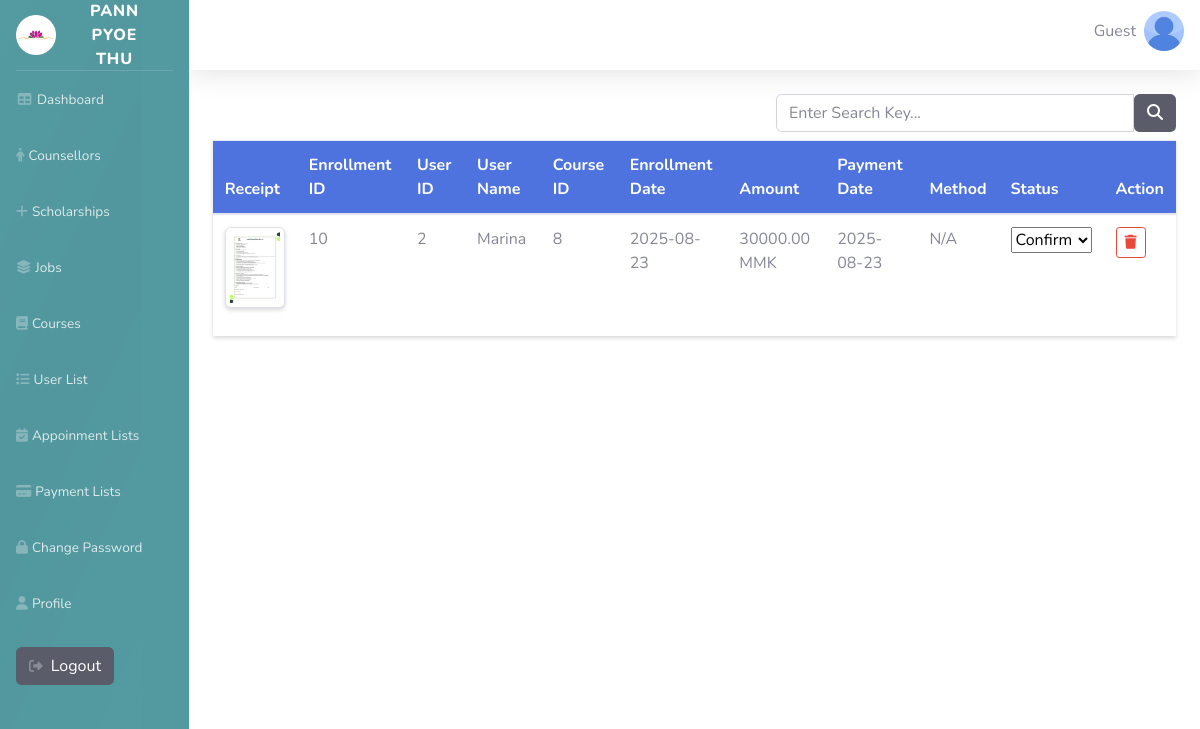
Before: /Admin/Payment/list.php with the older database file.
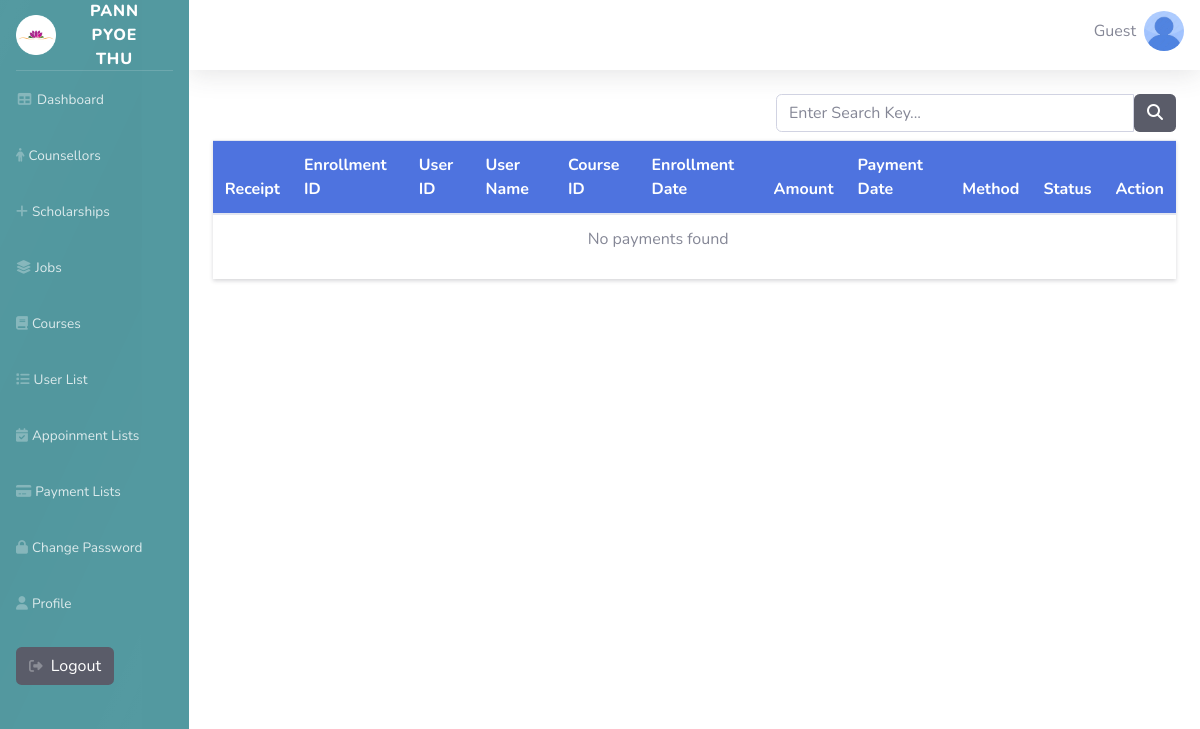
After: the same page with the newer database file.
### tables this page shows
CREATE TABLE `payment_tbl` (
  `payment_id` int(11) NOT NULL,
  `enrollment_id` int(11) NOT NULL,
  `amount` decimal(10,2) NOT NULL,
  `payment_date` date DEFAULT NULL,
  `payment_method` varchar(50) DEFAULT NULL,
  `payment_status` enum('pending','confirm','reject') NOT NULL DEFAULT 'pending',
  `payment_receipt` varchar(255) DEFAULT NULL
);

CREATE TABLE `enrollment_tbl` (
  `enrollment_id` int(11) NOT NULL,
  `user_id` int(11) NOT NULL,
  `course_id` int(11) NOT NULL,
  `enrollment_date` date NOT NULL,
  `payment_status` enum('pending','confirm','reject') NOT NULL DEFAULT 'pending'
);

CREATE TABLE `user_tbl` (
  `user_id` int(11) NOT NULL,
  `course_id` int(11) DEFAULT NULL,
  `job_id` int(11) DEFAULT NULL,
  `user_name` varchar(50) DEFAULT NULL,
  `email` varchar(30) NOT NULL,
  `password_hash` varchar(100) NOT NULL,
  `role` varchar(15) NOT NULL DEFAULT 'user',
  `phone` varchar(20) DEFAULT NULL,
  `profile_path` varchar(255) DEFAULT NULL
);

### Admin/Payment/list.php (the view, shortened to what this page needs)
<?php
include '../database/db_connection.php';
$limit = 3;
$page  = isset($_GET['page']) ? max(1, (int)$_GET['page']) : 1;
$offset = ($page - 1) * $limit;
$searchKey = $_GET['searchKey'] ?? '';
$like = "%" . $searchKey . "%";
$countSql = "SELECT COUNT(*) as total
             FROM Payment_tbl p
             INNER JOIN Enrollment_tbl e ON p.enrollment_id = e.enrollment_id
             INNER JOIN user_tbl u ON e.user_id = u.user_id
             WHERE p.enrollment_id LIKE ?
               OR p.payment_method LIKE ?
               OR e.user_id LIKE ?
               OR u.user_name LIKE ?";
$countStmt = $conn->prepare($countSql);
$countStmt->bind_param("ssss", $like, $like, $like, $like);
$countStmt->execute();
$countResult = $countStmt->get_result()->fetch_assoc();
$dataSql = "SELECT p.*, e.user_id, e.course_id, e.enrollment_date, u.user_name
            FROM Payment_tbl p
            INNER JOIN Enrollment_tbl e ON p.enrollment_id = e.enrollment_id
            INNER JOIN user_tbl u ON e.user_id = u.user_id
            WHERE p.enrollment_id LIKE ?
               OR p.payment_method LIKE ?
               OR e.user_id LIKE ?
               OR u.user_name LIKE ?
            ORDER BY p.payment_id DESC
            LIMIT ? OFFSET ?";
$dataStmt = $conn->prepare($dataSql);
$dataStmt->bind_param("ssssii", $like, $like, $like, $like, $limit, $offset);
$dataStmt->execute();
$result = $dataStmt->get_result();
?>
<div class="container-fluid">
    <div class="d-flex flex-wrap justify-content-between my-2">
        <div class="ms-auto" style="max-width:400px; flex:1;">
            <form action="" method="get">
                <div class="input-group">
                    <input type="text"
                           name="searchKey"
                           value="<?= htmlspecialchars($_GET['searchKey'] ?? '') ?>"
                           class="form-control"
                           placeholder="Enter Search Key...">
                    <button type="submit" class="btn bg-dark text-white">
                        <i class="fa-solid fa-magnifying-glass"></i>
                    </button>
                </div>
            </form>
        </div>
    </div>
    <div class="row">
        <div class="col">
            <div class="table-responsive shadow-sm">
                <table class="table table-hover align-middle">
                    <thead class="bg-primary text-white">
                        <tr>
                            <th>Receipt</th>
                            <th>Enrollment ID</th>
                            <th>User ID</th>
                            <th>User Name</th>
                            <th>Course ID</th>
                            <th>Enrollment Date</th>
                            <th>Amount</th>
                            <th>Payment Date</th>
                            <th>Method</th>
                            <th>Status</th>
                            <th>Action</th>
                        </tr>
                    </thead>
                    <tbody>
                       <?php if ($result->num_rows > 0): ?>
  <?php while ($row = $result->fetch_assoc()): ?>
                                <tr>
                                    <td>
                                        <?php if ($row['payment_receipt']): ?>
                                           <img src="../../PHP/<?= htmlspecialchars($row['payment_receipt']) ?>"
                                                class="img-thumbnail rounded shadow-sm receipt-img"
                                                style="max-width:60px; height:auto; cursor:pointer;"
                                                alt="receipt"
                                                data-src="../../PHP/<?= htmlspecialchars($row['payment_receipt']) ?>">
                                        <?php else: ?>
                                            <span class="text-muted">No Image</span>
                                        <?php endif; ?>
                                    </td>
                                    <td><?= $row['enrollment_id'] ?></td>
                                    <td><?= $row['user_id'] ?></td>
                                    <td><?= $row['user_name'] ?></td>
                                    <td><?= $row['course_id'] ?></td>
                                    <td><?= $row['enrollment_date'] ?></td>
                                    <td><?= $row['amount'] ?> MMK</td>
                                    <td><?= $row['payment_date'] ?: '<span class="text-muted">N/A</span>' ?></td>
                                    <td><?= $row['payment_method'] ?: '<span class="text-muted">N/A</span>' ?></td>
                                    <td>
                                        <select class="form-select status-change"
                                                data-payment-id="<?= $row['payment_id'] ?>"
                                                data-enrollment-id="<?= $row['enrollment_id'] ?>">
                                            <option value="confirm" <?= $row['payment_status'] === 'confirm' ? 'selected' : '' ?>>Confirm</option>
                                        </select>
                                    </td>
                                    <td>
                                        <button type="button" class="btn btn-sm btn-outline-danger delete-btn"
                                            data-payment-id="<?= $row['payment_id'] ?>"
                                            data-enrollment-id="<?= $row['enrollment_id'] ?>">
                                            <i class="fa-solid fa-trash"></i>
                                        </button>
                                    </td>
                                </tr>
                            <?php endwhile; ?>
                        <?php else: ?>
                            <tr>
                            <td colspan="10" class="text-center text-muted">No payments found</td>
                            </tr>
                        <?php endif; ?>
                    </tbody>
                </table>
            </div>
        </div>
    </div>
</div>
<?php
$content = ob_get_clean();
require '../layouts/master.php';
?>

### Admin/layouts/master.php (shortened to what this page needs)
<?php
require '../database/db_connection.php';
$user_id = $_SESSION['user_id'] ?? null;
if ($user_id) {
    $stmt = $conn->prepare("SELECT * FROM user_tbl WHERE user_id = ?");
    $stmt->bind_param("i", $user_id);
    $stmt->execute();
    $result = $stmt->get_result();
    $user = $result->fetch_assoc();
} else {
    $user = null;
}
?>
<!DOCTYPE html>
<html lang="en">
<head>
    <link rel="stylesheet" href="https://cdnjs.cloudflare.com/ajax/libs/font-awesome/6.5.2/css/all.min.css"
 />
    <link href="../css/sb-admin-2.min.css" rel="stylesheet">
</head>
<body id="page-top">
    <div id="wrapper">
        <ul style="background-color: rgb(83, 153, 160);" class="navbar-nav sidebar sidebar-dark accordion" id="accordionSidebar">
            <a class="sidebar-brand d-flex align-items-center justify-content-center" href="index.html">
                <div class="sidebar-brand-icon ">
                     <img src="../../HomePimg/Logo.ico" style="width: 40px" alt="">
                </div>
                <div class="sidebar-brand-text mx-3">Pann Pyoe Thu</div>
            </a>
            <hr class="sidebar-divider my-0">
            <li class="nav-item">
                <a class="nav-link" href="../dashboard/main.php"><i class="fas fa-fw fa-table"></i><span>Dashboard </span></a>
            </li>
            <li class="nav-item">
                <a class="nav-link" href="../Counsellor/list.php"><i class="fa-solid fa-person"></i><span>Counsellors </span></a>
            </li>
            <li class="nav-item">
                <a class="nav-link" href="../Scholarships/list.php"><i class="fa-solid fa-plus"></i></i><span>Scholarships </span></a>
            </li>
            <li class="nav-item">
                <a class="nav-link" href="../Jobs/list.php"><i class="fa-solid fa-layer-group"></i><span>Jobs</span></a>
            </li>
            <li class="nav-item">
                <a class="nav-link" href="../Courses/list.php"><i class="fa-solid fa-book"></i><span>Courses </span></a>
            </li>
            <li class="nav-item">
                <a class="nav-link" href="../Users/userlist.php"><i class="fa-solid fa-list"></i><span>User List</span></a>
            </li>
            <li class="nav-item">
                <a class="nav-link" href="../Appointment_lists/appoinment.php"><i class="fa-solid fa-calendar-check"></i><span>Appoinment Lists </span></a>
            </li>
                      <li class="nav-item">
                <a class="nav-link" href="../Payment/list.php"><i class="fa-solid fa-credit-card"></i><span>Payment Lists </span></a>
            </li>
            <li class="nav-item">
                <a class="nav-link" href="../changepassword/changepassword.php"><i class="fa-solid fa-lock"></i></i></i><span>Change Password </span></a>
            </li>
            <li class="nav-item">
                <a class="nav-link" href="../changepassword/profile.php"><i class="fa-solid fa-user"></i><span>Profile </span></a>
            </li>
            <li class="nav-item">
                <form action="../logout.php" method="post">
                    <span class="nav-link">
                        <button type="submit" class="btn bg-dark text-white"><i
                                class="fa-solid fa-right-from-bracket"></i> Logout</button>
                    </span>
                </form>
            </li>
        </ul>
        <div id="content-wrapper" class="d-flex flex-column">
            <div id="content" style="background-color: white">
                <nav class="navbar navbar-expand navbar-light bg-white topbar mb-4 static-top shadow">
                    <ul class="navbar-nav ml-auto">
                       <?php if (!empty($user) && is_array($user)): ?>
                            <p class="mt-2 mr-2" ><?php echo htmlspecialchars($user['user_name']); ?></p>
                        <?php else: ?>
                            <p class="mt-2 mr-2">Guest</p>
                        <?php endif; ?>
                     <?php if ($user['profile_path']): ?>
                        <img src="../../<?php echo htmlspecialchars($user['profile_path']) ?>" alt="Profile"  style="width:40px; height:40px; object-fit:cover;" class="rounded-circle">
                        <?php else: ?>
                        <img src="../uploads/1000_F_64675209_7ve2XQANuzuHjMZXP3aIYIpsDKEbF5dD.jpg" alt="Profile"  style="width:40px; height:40px; object-fit:cover;" class="rounded-circle">
                        <?php endif; ?>
                    </ul>
                </nav>
                    <?= $content ?>
</body>
</html>

### Admin/layouts/master.php (style rules this page uses)
#accordionSidebar { position: relative; overflow: hidden; -webkit-font-smoothing: antialiased; }
#accordionSidebar::before { content: ""; position: absolute; inset: 0; pointer-events: none; background: linear-gradient(115deg, rgba(255,255,255,0.02) 0%, rgba(255,255,255,0.00) 20%, rgba(0,0,0,0.02) 50%, rgba(255,255,255,0.00) 80%, rgba(255,255,255,0.02) 100%); transform: translateX(-25%); mix-blend-mode: overlay; animation: sidebar-sheen 8s linear infinite; transition: opacity .3s ease; }
#accordionSidebar .nav-link { position: relative; overflow: hidden; transition: transform .18s ease, box-shadow .18s ease, background-color .18s ease; border-radius: 6px; }
#accordionSidebar .nav-link::after { content: ""; position: absolute; left: -10%; top: 0; height: 100%; width: 0%; pointer-events: none; background: linear-gradient(90deg, rgba(255,255,255,0.06) 0%, rgba(255,255,255,0.02) 40%, rgba(255,255,255,0.01) 60%, rgba(255,255,255,0.04) 100%); transition: width .36s cubic-bezier(.2,.9,.2,1), left .36s cubic-bezier(.2,.9,.2,1); mix-blend-mode: screen; }
#accordionSidebar .nav-item i { transition: color .25s ease, text-shadow .25s ease, transform .25s ease; }
.topbar { position: relative; overflow: hidden; }
.topbar::before { content: ""; position: absolute; inset: 0; pointer-events: none; background: linear-gradient(90deg, rgba(0,0,0,0.02), rgba(255,255,255,0.03), rgba(0,0,0,0.02)); transform: translateX(-15%); mix-blend-mode: overlay; animation: topbar-sheen 12s linear infinite; }

Changed rows visible on the page:
removed payment_tbl: payment_receipt (picture), enrollment "10", enrollment.user_id "2", user_tbl.user_name "Marina", enrollment.course_id "8", enrollment.enrollment_date "2025-08-23", amount "30000.00", payment_date "2025-08-23", payment_method "N/A", payment_status+payment_id+enrollment "Confirm"
Other visible differences:
text now shown: "No payments found"
